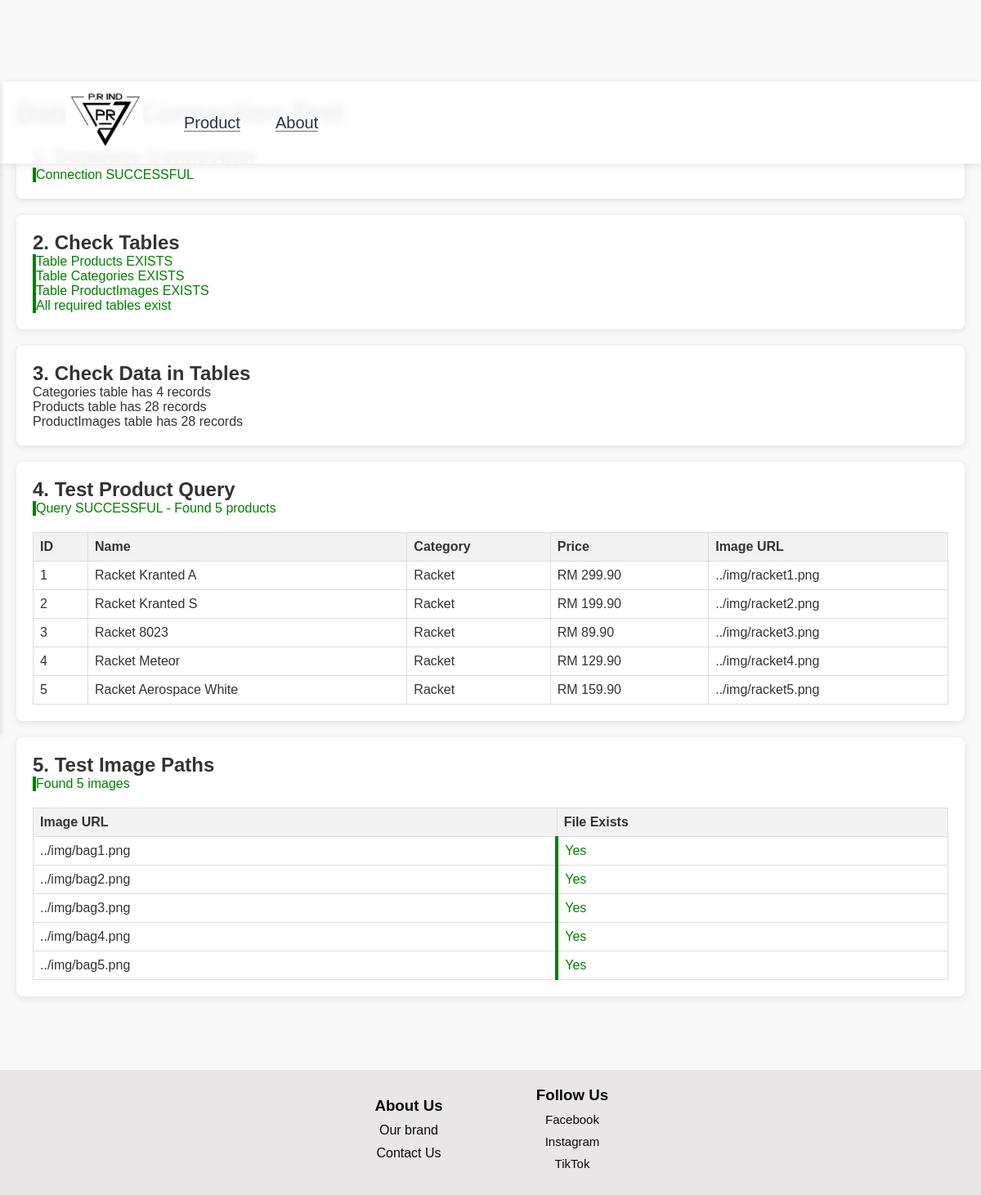
Page /Pages/test.php on the earlier database version.
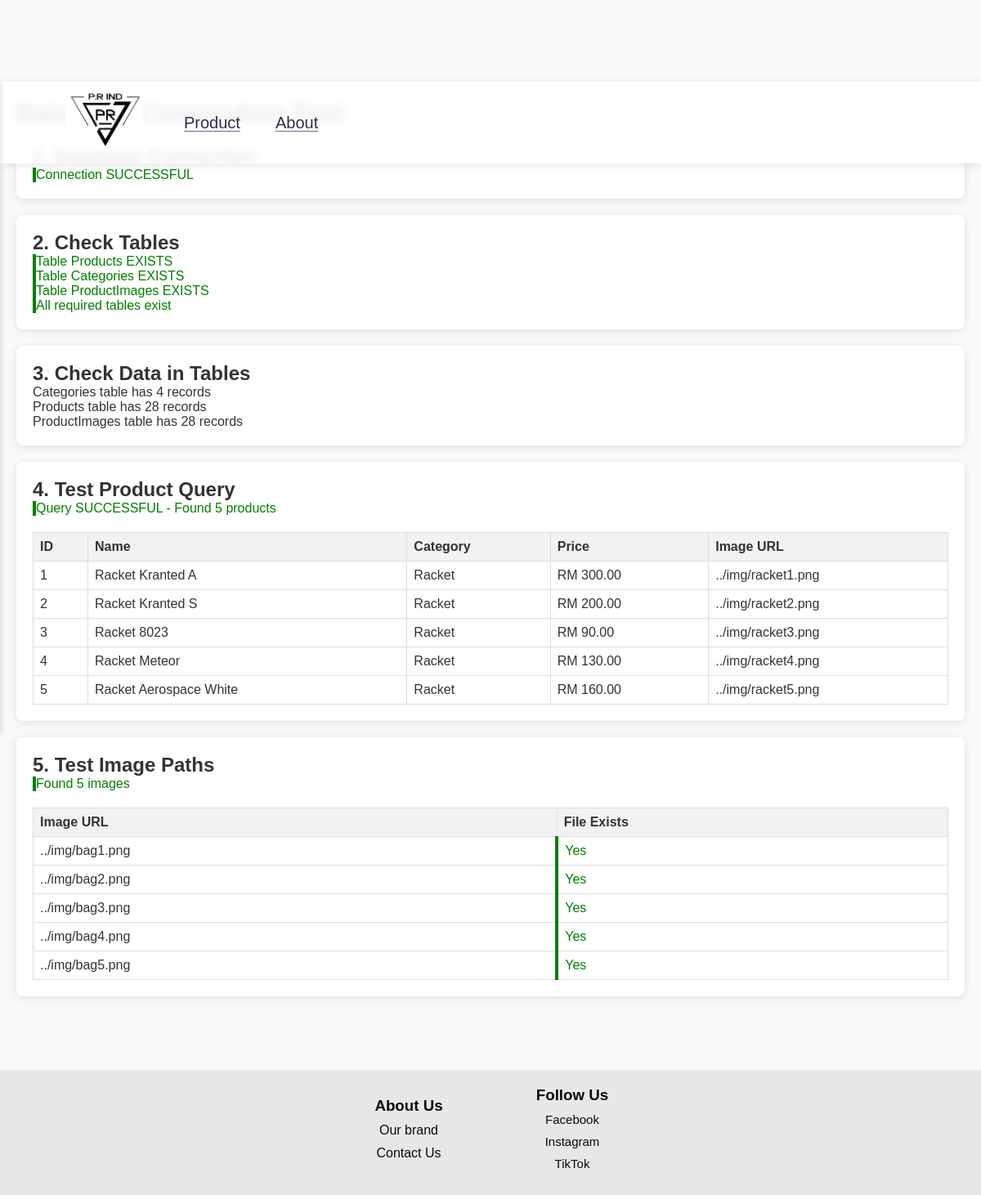
Same page on the later database version.
### tables this page shows
CREATE TABLE IF NOT EXISTS Products (
    productID INT AUTO_INCREMENT PRIMARY KEY,
    name VARCHAR(100) NOT NULL,
    description TEXT NOT NULL,
    price DECIMAL(13.2) NOT NULL,
    categoryID INT,
    colour VARCHAR(20),
    FOREIGN KEY (categoryID) REFERENCES Categories(categoryID),
    UNIQUE KEY unique_product_name (name)
);

CREATE TABLE IF NOT EXISTS Categories (
    categoryID INT AUTO_INCREMENT PRIMARY KEY,
    name VARCHAR(100) NOT NULL,
    description TEXT,
    UNIQUE KEY unique_category_name (name)
);

### Pages/test.php (the view, shortened to what the changed rows need)
<!DOCTYPE html>
<html lang="en">
<head>
    <link rel="stylesheet" href="../Styles/style.css">
</head>
<body>
    <div class="container">
        <h1>Database Connection Test</h1>
        <div class="test-result">
            <h2>1. Database Connection</h2>
            <?php
            $servername = "localhost";
            $username = "root";
            $password = "";
            $dbname = "pr_ind_db";
            $conn = new mysqli($servername, $username, $password, $dbname);
            ?>
        </div>
        <div class="test-result">
            <h2>2. Check Tables</h2>
        </div>
        <div class="test-result">
            <h2>3. Check Data in Tables</h2>
        </div>
        <div class="test-result">
            <h2>4. Test Product Query</h2>
            <?php
            if (!$conn->connect_error) {
                $sql = "SELECT p.productID, p.name, p.description, p.price, p.colour,
                               c.name as category_name, c.categoryID,
                               pi.image_url
                        FROM Products p
                        JOIN Categories c ON p.categoryID = c.categoryID
                        LEFT JOIN ProductImages pi ON p.productID = pi.productID
                        GROUP BY p.productID
                        ORDER BY p.productID
                        LIMIT 5";
                $result = $conn->query($sql);
                if ($result && $result->num_rows > 0) {
                    echo '<table>';
                    echo '<tr><th>ID</th><th>Name</th><th>Category</th><th>Price</th><th>Image URL</th></tr>';
                    while($row = $result->fetch_assoc()) {
                        echo '<tr>';
                        echo '<td>' . $row['productID'] . '</td>';
                        echo '<td>' . $row['name'] . '</td>';
                        echo '<td>' . $row['category_name'] . '</td>';
                        echo '<td>RM ' . number_format($row['price'], 2) . '</td>';
                        echo '<td>' . ($row['image_url'] ? $row['image_url'] : 'No image') . '</td>';
                        echo '</tr>';
                    }
                    echo '</table>';
                } else {
                    echo '<div class="error">Query returned 0 results or failed</div>';
                    echo '<div class="debug-info">SQL: ' . htmlspecialchars($sql) . '</div>';
                    if (!$result) {
                        echo '<div class="error">Error: ' . $conn->error . '</div>';
                    }
                }
            }
            ?>
        </div>
        <div class="test-result">
            <h2>5. Test Image Paths</h2>
            <?php
            if (!$conn->connect_error) {
                $sql = "SELECT image_url FROM ProductImages LIMIT 5";
                $result = $conn->query($sql);
                if ($result && $result->num_rows > 0) {
                    echo '<table>';
                    echo '<tr><th>Image URL</th><th>File Exists</th></tr>';
                    echo '</table>';
                }
            }
            ?>
        </div>
    </div>
</body>
</html>

Differences in the rows shown:
changed products "Racket Kranted A": price "299.90" → "300.00"
changed products "Racket Kranted S": price "199.90" → "200.00"
changed products "Racket 8023": price "89.90" → "90.00"
changed products "Racket Meteor": price "129.90" → "130.00"
changed products "Racket Aerospace White": price "159.90" → "160.00"
